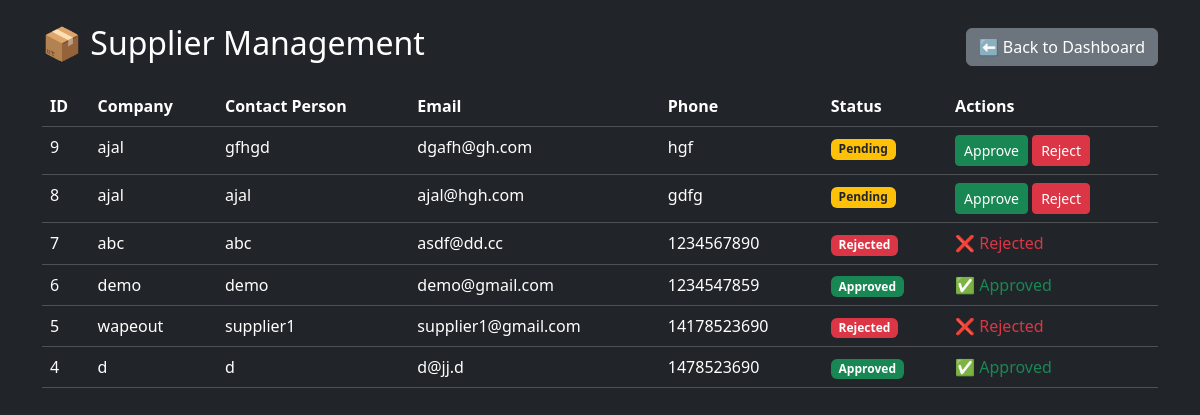
The page /suppliers/ (signed in) on the database its author committed.
### authapp/models.py (models this page shows, shortened)
class Supplier(models.Model):
    STATUS_CHOICES = [
        ("pending", "Pending"),
        ("approved", "Approved"),
        ("rejected", "Rejected"),
    ]
    user = models.OneToOneField("CustomUser", on_delete=models.CASCADE, related_name="supplier_profile")
    name = models.CharField(max_length=100)
    contact_person = models.CharField(max_length=100, blank=True, null=True)
    phone = models.CharField(max_length=20, blank=True, null=True)
    email = models.EmailField(blank=True, null=True)
    address = models.TextField(blank=True, null=True)
    status = models.CharField(max_length=20, choices=STATUS_CHOICES, default="pending")
    created_at = models.DateTimeField(auto_now_add=True)

### authapp/views.py (the view)
# urls.py: path("suppliers/", views.supplier_management, name="supplier_management"),
@login_required
def supplier_management(request):
    if request.user.role != "admin":
        return render(request, "unauthorized.html", status=403)
    suppliers = Supplier.objects.all().order_by("-created_at")
    return render(request, "supplier_management.html", {"suppliers": suppliers})

### authapp/templates/supplier_management.html (shortened to what this page needs)
<!DOCTYPE html>
<html lang="en">
<head>
  <link href="https://cdn.jsdelivr.net/npm/bootstrap@5.3.2/dist/css/bootstrap.min.css" rel="stylesheet">
</head>
<body class="bg-dark text-white">
<div class="container mt-4">
  <div class="d-flex justify-content-between align-items-center mb-3">
    <h2>📦 Supplier Management</h2>
    <a href="{% url 'admin_dashboard' %}" class="btn btn-secondary">⬅ Back to Dashboard</a>
  </div>
  <table class="table table-dark table-hover">
    <thead>
      <tr>
        <th>ID</th>
        <th>Company</th>
        <th>Contact Person</th>
        <th>Email</th>
        <th>Phone</th>
        <th>Status</th>
        <th>Actions</th>
      </tr>
    </thead>
    <tbody>
      {% for supplier in suppliers %}
      <tr>
        <td>{{ supplier.id }}</td>
        <td>{{ supplier.name }}</td>
        <td>{{ supplier.contact_person }}</td>
        <td>{{ supplier.email }}</td>
        <td>{{ supplier.phone }}</td>
        <td>
          {% if supplier.status == "pending" %}
            <span class="badge bg-warning text-dark">Pending</span>
          {% elif supplier.status == "approved" %}
            <span class="badge bg-success">Approved</span>
          {% else %}
            <span class="badge bg-danger">Rejected</span>
          {% endif %}
        </td>
        <td>
          {% if supplier.status == "pending" %}
            <a href="{% url 'approve_supplier' supplier.id %}" class="btn btn-success btn-sm">Approve</a>
            <a href="{% url 'reject_supplier' supplier.id %}" class="btn btn-danger btn-sm">Reject</a>
          {% elif supplier.status == "approved" %}
            <span class="text-success">✅ Approved</span>
          {% else %}
            <span class="text-danger">❌ Rejected</span>
          {% endif %}
        </td>
      </tr>
      {% empty %}
      <tr>
        <td colspan="7" class="text-center">No suppliers found</td>
      </tr>
      {% endfor %}
    </tbody>
  </table>
</div>
</body>
</html>

### rows shown on the page
Supplier: id "9", name "ajal", contact_person "gfhgd", email "dgafh@gh.com", phone "hgf", status "Pending"
Supplier: id "8", name "ajal", contact_person "ajal", email "ajal@hgh.com", phone "gdfg", status "Pending"
Supplier: id "7", name "abc", contact_person "abc", email "asdf@dd.cc", phone "1234567890", status "Rejected"
Supplier: id "6", name "demo", contact_person "demo", email "demo@gmail.com", phone "1234547859", status "Approved"
Supplier: id "5", name "wapeout", contact_person "supplier1", email "supplier1@gmail.com", phone "14178523690", status "Rejected"
Supplier: id "4", name "d", contact_person "d", email "d@jj.d", phone "1478523690", status "Approved"
